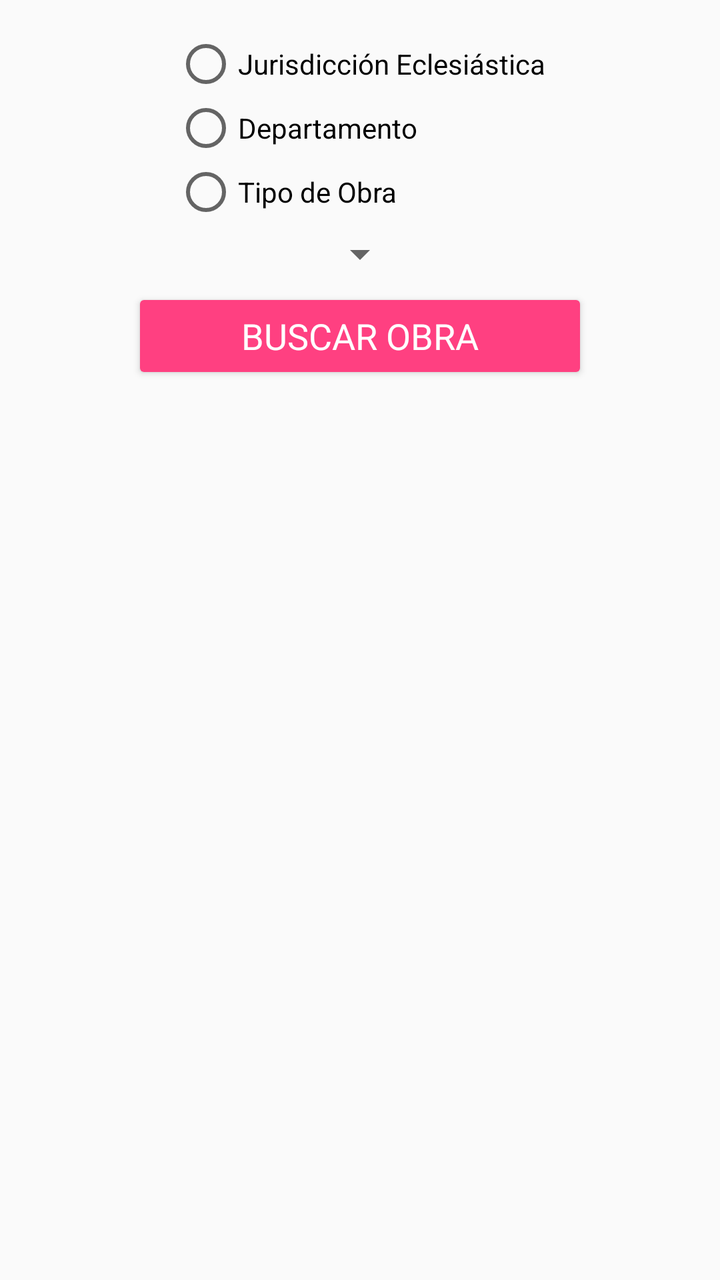
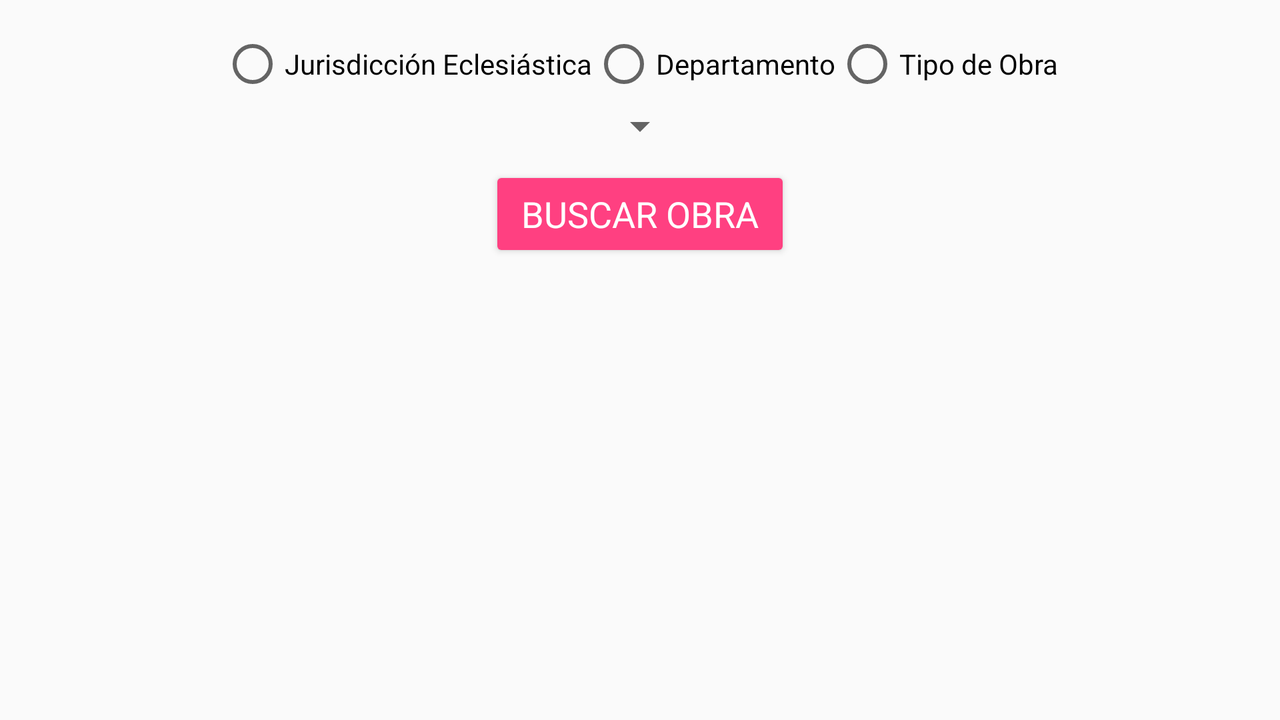

The same Android screen from two of the app's own layout files: first res/layout/ as a phone draws it, then the repository's variant for another configuration, drawn on a device whose configuration selects that folder. Both files follow.
<!-- AndroidManifest.xml: application theme AppTheme -->
<!-- res/layout/fragment_obras.xml -->
<RelativeLayout xmlns:android="http://schemas.android.com/apk/res/android"
xmlns:tools="http://schemas.android.com/tools"
android:layout_width="match_parent"
android:layout_height="match_parent"
android:paddingBottom="@dimen/activity_vertical_margin"
android:paddingLeft="@dimen/activity_horizontal_margin"
android:paddingRight="@dimen/activity_horizontal_margin"
android:paddingTop="@dimen/activity_vertical_margin"
tools:context="com.fuzzyapps.conferenciaepiscopalboliviana.obrasFragment">

<TextView
    android:id="@+id/section_label"
    android:layout_width="wrap_content"
    android:layout_height="wrap_content"
    android:visibility="gone"/>
<RadioGroup
    android:layout_width="wrap_content"
    android:layout_height="wrap_content"
    android:orientation="vertical"
    android:layout_alignParentTop="true"
    android:layout_centerHorizontal="true"
    android:id="@+id/radioGroup">

    <RadioButton
        android:layout_width="wrap_content"
        android:layout_height="wrap_content"
        android:text="Jurisdicción Eclesiástica"
        android:id="@+id/radioButton" />

    <RadioButton
        android:layout_width="wrap_content"
        android:layout_height="wrap_content"
        android:text="Departamento"
        android:id="@+id/radioButton2" />

    <RadioButton
        android:layout_width="wrap_content"
        android:layout_height="wrap_content"
        android:text="Tipo de Obra"
        android:id="@+id/radioButton3" />
</RadioGroup>

<Spinner
    android:layout_width="wrap_content"
    android:layout_height="wrap_content"
    android:id="@+id/filtro"
    android:layout_below="@+id/radioGroup"
    android:layout_marginTop="3dp"
    android:layout_centerHorizontal="true" />
<Button
    android:layout_width="match_parent"
    android:layout_height="wrap_content"
    android:layout_marginTop="5dp"
    android:layout_marginBottom="5dp"
    android:layout_marginLeft="@dimen/buttonMargin"
    android:layout_marginRight="@dimen/buttonMargin"
    android:textAppearance="?android:attr/textAppearanceMedium"
    android:text="@string/buscarObra"
    android:id="@+id/buscarObra"
    android:textColor="@color/textButtons"
    android:theme="@style/MaterialButton"
    android:layout_below="@+id/filtro"
    android:layout_alignParentLeft="true"
    android:layout_alignParentStart="true" />
</RelativeLayout>
<!-- resources referenced by this layout -->
<resources>
  <color name="textButtons">#FFFFFF</color>
  <dimen name="activity_horizontal_margin">16dp</dimen>
  <dimen name="activity_vertical_margin">16dp</dimen>
  <dimen name="buttonMargin">50dp</dimen>
  <string name="buscarObra">BUSCAR OBRA</string>
  <style name="MaterialButton" parent="Theme.AppCompat.Light.DarkActionBar">
          <item name="colorControlHighlight">@color/textSecondary</item>
          <item name="colorButtonNormal">@color/colorAccent</item>
      </style>
  <style name="AppTheme" parent="Theme.AppCompat.Light.DarkActionBar">
          
          <item name="colorPrimary">@color/colorPrimary</item>
          <item name="colorPrimaryDark">@color/colorPrimaryDark</item>
          <item name="colorAccent">@color/colorAccent</item>
  
  
      </style>
  <color name="textSecondary">#757575</color>
  <color name="colorAccent">#FF4081</color>
  <color name="colorPrimary">#673AB7</color>
  <color name="colorPrimaryDark">#512DA8</color>
</resources>
<!-- res/layout-land/fragment_obras.xml (the repository's variant of the layout above) -->
<!-- drawn on the phone turned sideways -->
<RelativeLayout xmlns:android="http://schemas.android.com/apk/res/android"
xmlns:tools="http://schemas.android.com/tools"
android:layout_width="match_parent"
android:layout_height="match_parent"
android:paddingBottom="@dimen/activity_vertical_margin"
android:paddingLeft="@dimen/activity_horizontal_margin"
android:paddingRight="@dimen/activity_horizontal_margin"
android:paddingTop="@dimen/activity_vertical_margin"
tools:context="com.fuzzyapps.conferenciaepiscopalboliviana.obrasFragment">

<TextView
    android:id="@+id/section_label"
    android:layout_width="wrap_content"
    android:layout_height="wrap_content"
    android:visibility="gone"/>
<RadioGroup
    android:layout_width="wrap_content"
    android:layout_height="wrap_content"
    android:orientation="horizontal"
    android:layout_alignParentTop="true"
    android:layout_centerHorizontal="true"
    android:id="@+id/radioGroup">

    <RadioButton
        android:layout_width="wrap_content"
        android:layout_height="wrap_content"
        android:text="Jurisdicción Eclesiástica"
        android:id="@+id/radioButton" />

    <RadioButton
        android:layout_width="wrap_content"
        android:layout_height="wrap_content"
        android:text="Departamento"
        android:id="@+id/radioButton2" />

    <RadioButton
        android:layout_width="wrap_content"
        android:layout_height="wrap_content"
        android:text="Tipo de Obra"
        android:id="@+id/radioButton3" />
</RadioGroup>

<Spinner
    android:layout_width="wrap_content"
    android:layout_height="wrap_content"
    android:id="@+id/filtro"
    android:layout_below="@+id/radioGroup"
    android:layout_marginTop="3dp"
    android:layout_centerHorizontal="true" />
    <Button
        android:layout_width="wrap_content"
        android:layout_height="wrap_content"
        android:minWidth="88dp"
        android:layout_marginTop="8dp"
        android:layout_marginBottom="8dp"
        android:paddingLeft="16dp"
        android:paddingRight="16dp"
        android:text="@string/buscarObra"
        android:textAppearance="?android:attr/textAppearanceMedium"
        android:id="@+id/buscarObra"
        android:textColor="@color/textButtons"
        android:theme="@style/MaterialButton"
        android:layout_below="@+id/filtro"
        android:layout_centerHorizontal="true"/>
    <ListView
        android:layout_width="match_parent"
        android:layout_height="match_parent"
        android:layout_below="@+id/buscarObra"
        android:layout_centerHorizontal="true" />
</RelativeLayout>
<!-- resources referenced by the variant -->
<!-- as the phone turned sideways resolves them -->
<resources>
  <color name="textButtons">#FFFFFF</color>
  <dimen name="activity_horizontal_margin">16dp</dimen>
  <dimen name="activity_vertical_margin">16dp</dimen>
  <string name="buscarObra">BUSCAR OBRA</string>
  <style name="MaterialButton" parent="Theme.AppCompat.Light.DarkActionBar">
          <item name="colorControlHighlight">@color/textSecondary</item>
          <item name="colorButtonNormal">@color/colorAccent</item>
      </style>
  <style name="AppTheme" parent="Theme.AppCompat.Light.DarkActionBar">
          
          <item name="colorPrimary">@color/colorPrimary</item>
          <item name="colorPrimaryDark">@color/colorPrimaryDark</item>
          <item name="colorAccent">@color/colorAccent</item>
  
  
      </style>
  <color name="textSecondary">#757575</color>
  <color name="colorAccent">#FF4081</color>
  <color name="colorPrimary">#673AB7</color>
  <color name="colorPrimaryDark">#512DA8</color>
</resources>
